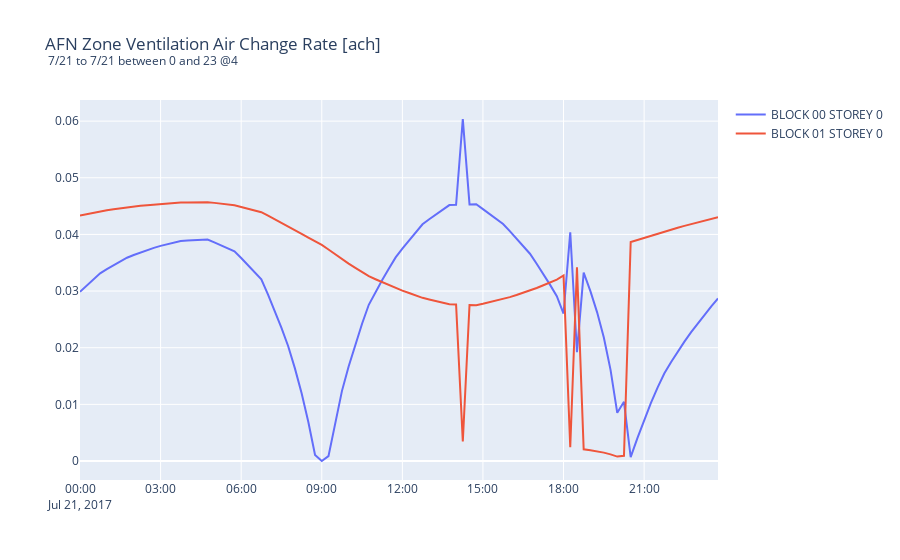

Here is the notebook cell this chart was saved with:
### Code cell
ez.sql.get_collection_for_variable(ez.eligible_vars.zone_ach)
ez.sql.create_plot()
